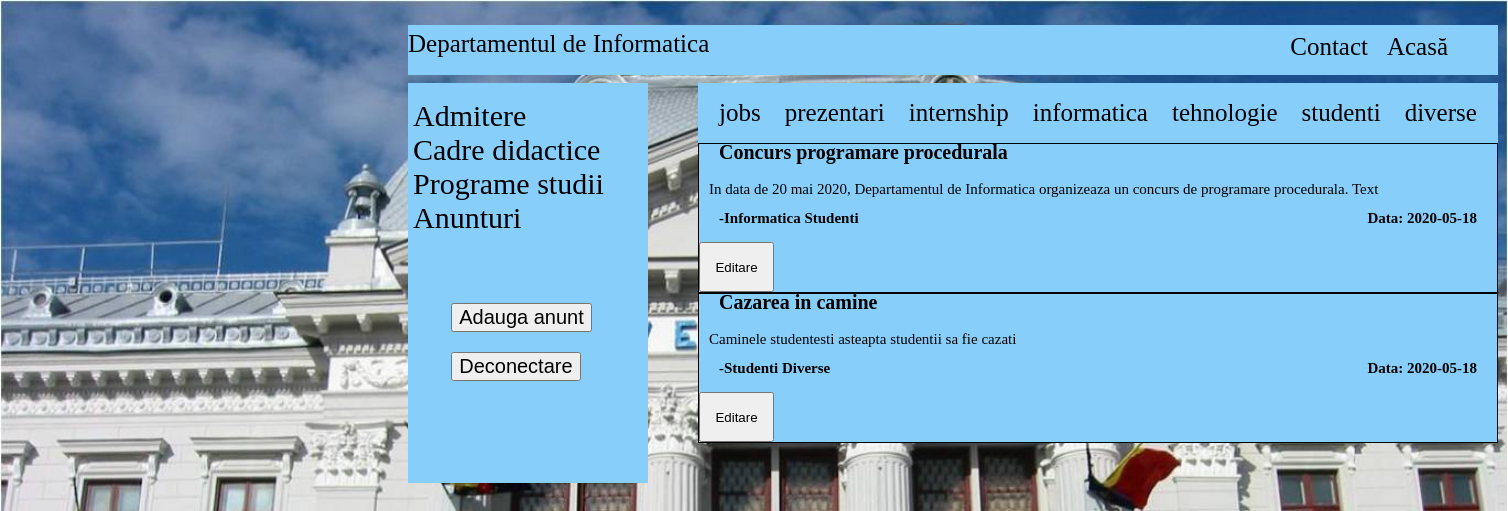
The page /pages/anunturi.php (signed in) on the database its author committed.
### tables this page shows
CREATE TABLE `anunturi` (
  `id` int(11) NOT NULL,
  `titlu` varchar(255) NOT NULL,
  `descriere` varchar(255) NOT NULL,
  `data` date NOT NULL,
  `jobs` tinyint(1) NOT NULL,
  `prezentari` tinyint(1) NOT NULL,
  `internship` tinyint(1) NOT NULL,
  `informatica` tinyint(1) NOT NULL,
  `tehnologie` tinyint(1) NOT NULL,
  `studenti` tinyint(1) NOT NULL,
  `diverse` tinyint(1) NOT NULL
);

### pages/anunturi.php (the view, shortened to what this page needs)
<?php
require_once "../connect.php";
?>
<!DOCTYPE html>
<html lang="ro">
<head>
    <link rel="stylesheet" href="../src/style.css" type="text/css">
</head>
<body>
<div class="nav-bar">
    <ul>
        <li><p>Departamentul de Informatica</p></li>
        <li><a style="margin-right:50px;" href="../home.php">Acasă</a></li>
        <li><a style="margin-right:130px" href="contact.php">Contact</a></li>
    </ul>
</div>
<div id="leftSide">
    <div class="meniu-linkuri">
        <ul>
            <li><a href="admitere.php">Admitere</a></li>
            <li><a href="cadre-didactice.php">Cadre didactice</a></li>
            <li><a href="programe-studi.php">Programe studii</a></li>
            <li><a href="anunturi.php">Anunturi</a></li>
        </ul>
    </div>
    <div class="panou-administrare">
        <?php if($_SESSION['loggedIn']): ?>
            <button onclick="document.getElementById('overlay').style.display='block'">Adauga anunt</button>
            <form method="post" action="anunturi.php">
                <button name="deconnect-btn" type="submit">Deconectare</button>
            </form>
        <?php endif;?>
    </div>
</div>
<div id="right-side">
    <div class="content">
        <p id="bar-tags"><a href="anunturi.php?id=jobs">jobs</a> <a href="anunturi.php?id=prezentari">prezentari</a> <a href="anunturi.php?id=internship">internship</a> <a href="anunturi.php?id=informatica">informatica</a> <a href="anunturi.php?id=tehnologie">tehnologie</a> <a href="anunturi.php?id=studenti">studenti</a> <a href="anunturi.php?id=diverse">diverse</a></p>
        <?php
        if(isset($_GET['id'])):
            $query = "SELECT * FROM anunturi WHERE " .$tipAnunt ." = 1";
        else:
            $query = "SELECT * FROM anunturi";
        endif;
        $result = mysqli_query($connect, $query);
        if($result):
            while($row = mysqli_fetch_assoc($result)):
            $lista_tag = "";
                if($row['informatica'] == true):
                    $lista_tag .= "Informatica ";
                endif;
                if($row['studenti'] == true):
                    $lista_tag .= "Studenti ";
                endif;
                if($row['diverse'] == true):
                    $lista_tag .= "Diverse ";
                endif;
        ?>
        <div class="anunt" style="border: 1px solid;">
            <p style="font-size: 20px; padding-left: 20px;"><b><?php echo $row['titlu']; ?></b></p>
            <p style="font-size: 15px;"><?php echo $row['descriere']; ?></p>
            <p style="font-size: 15px; padding-left: 20px;"><b><?php echo "-" . $lista_tag; ?></b><b style="float: right; padding-right: 20px;">Data: <?php echo $row['data'];?></b></p>
            <?php if($_SESSION['loggedIn'] == true): ?>
            <form method="post" action="../editare-anunt.php?id=<?php echo $row['id']; ?>">
                <button style="width: 75px; height: 50px;" type="submit" name="modificare-anunt">Editare</button>
            </form>
            <?php endif; ?>
        </div>
        <?php
            endwhile;
        endif;
        ?>
    </div>
</div>
</body>
</html>

### src/style.css (style rules this page uses)
body { background-image: url("universitatea.jpg"); background-size: cover; background-attachment: fixed; }
body li { list-style-type:none; }
.nav-bar { background: lightskyblue; height: 50px; width: 1090px; margin-left: 400px; }
.content { text-align: center; }
.nav-bar a { float: right; margin-top: -50px; font-size:25px; text-decoration: none; color:black; }
.nav-bar p { padding-top:5px; font-size: 25px; }
.nav-bar ul { list-style-type: none; margin: 0; padding: 0; }
#leftSide { float: left; margin-left:400px; margin-right: 50px; background: lightskyblue; }
.panou-administrare { margin-top:200px; background: lightskyblue; height: 200px; }
.panou-administrare button { margin-top:20px; margin-left:18%; font-size: 20px; }
.meniu-linkuri { float:left; background: lightskyblue; }
#right-side { float:left; width:800px; background-color: lightskyblue; }
#leftSide li a { text-decoration: none; margin-left: -35px; font-size:30px; color: black; }
#leftSide ul { width: 200px; }
#leftSide li { list-style-type:none; }
.anunt { text-align: left; padding-top: 0px; }
.anunt p { margin-top: -3px; padding-left:10px; }
#bar-tags a { font-size: 25px; text-decoration: none; color: black; margin: 10px; }

### rows shown on the page
anunturi: titlu "Concurs programare procedurala", descriere "In data de 20 mai 2020, Departamentul de Informatica organizeaza un concurs de programare procedurala. Text", lista_tag "Informatica Studenti", data "2020-05-18"
anunturi: titlu "Cazarea in camine", descriere "Caminele studentesti asteapta studentii sa fie cazati", lista_tag "Studenti Diverse", data "2020-05-18"
